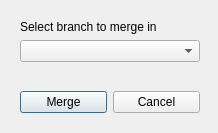
<?xml version="1.0" encoding="UTF-8"?>
<ui version="4.0">
 <class>GitMergeDialog</class>
 <widget class="QDialog" name="GitMergeDialog">
  <property name="geometry">
   <rect>
    <x>0</x>
    <y>0</y>
    <width>218</width>
    <height>133</height>
   </rect>
  </property>
  <property name="windowTitle">
   <string>Dialog</string>
  </property>
  <widget class="QWidget" name="">
   <property name="geometry">
    <rect>
     <x>20</x>
     <y>20</y>
     <width>180</width>
     <height>93</height>
    </rect>
   </property>
   <layout class="QVBoxLayout" name="verticalLayout">
    <item>
     <widget class="QLabel" name="label">
      <property name="text">
       <string>Select branch to merge in</string>
      </property>
     </widget>
    </item>
    <item>
     <widget class="QComboBox" name="branchSelector"/>
    </item>
    <item>
     <spacer name="verticalSpacer">
      <property name="orientation">
       <enum>Qt::Vertical</enum>
      </property>
      <property name="sizeHint" stdset="0">
       <size>
        <width>20</width>
        <height>40</height>
       </size>
      </property>
     </spacer>
    </item>
    <item>
     <layout class="QHBoxLayout" name="horizontalLayout">
      <item>
       <widget class="QPushButton" name="mergeButton">
        <property name="text">
         <string>Merge</string>
        </property>
       </widget>
      </item>
      <item>
       <widget class="QPushButton" name="cancelButton">
        <property name="text">
         <string>Cancel</string>
        </property>
       </widget>
      </item>
     </layout>
    </item>
   </layout>
  </widget>
 </widget>
 <resources/>
 <connections/>
</ui>
